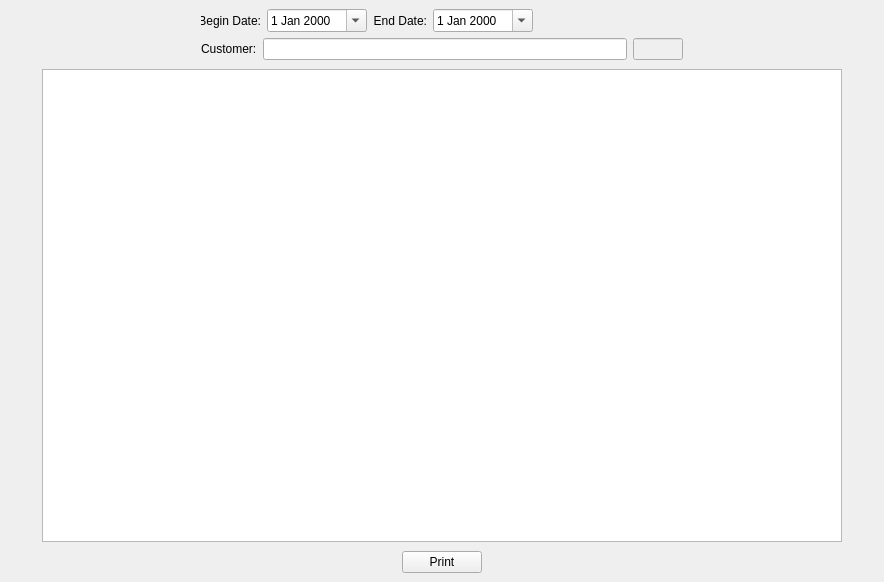
<?xml version="1.0" encoding="UTF-8"?>
<ui version="4.0">
 <class>CustomerLedger</class>
 <widget class="QWidget" name="CustomerLedger">
  <property name="geometry">
   <rect>
    <x>0</x>
    <y>0</y>
    <width>884</width>
    <height>582</height>
   </rect>
  </property>
  <property name="windowTitle">
   <string>Form</string>
  </property>
  <layout class="QHBoxLayout" name="horizontalLayout_7">
   <property name="spacing">
    <number>0</number>
   </property>
   <property name="leftMargin">
    <number>0</number>
   </property>
   <property name="topMargin">
    <number>0</number>
   </property>
   <property name="rightMargin">
    <number>0</number>
   </property>
   <property name="bottomMargin">
    <number>0</number>
   </property>
   <item>
    <spacer name="horizontalSpacer_8">
     <property name="orientation">
      <enum>Qt::Horizontal</enum>
     </property>
     <property name="sizeHint" stdset="0">
      <size>
       <width>39</width>
       <height>20</height>
      </size>
     </property>
    </spacer>
   </item>
   <item>
    <widget class="QFrame" name="frame">
     <property name="enabled">
      <bool>true</bool>
     </property>
     <property name="minimumSize">
      <size>
       <width>800</width>
       <height>0</height>
      </size>
     </property>
     <property name="maximumSize">
      <size>
       <width>802</width>
       <height>16777215</height>
      </size>
     </property>
     <property name="frameShape">
      <enum>QFrame::NoFrame</enum>
     </property>
     <property name="frameShadow">
      <enum>QFrame::Raised</enum>
     </property>
     <layout class="QGridLayout" name="gridLayout_2">
      <property name="leftMargin">
       <number>0</number>
      </property>
      <property name="topMargin">
       <number>0</number>
      </property>
      <property name="rightMargin">
       <number>0</number>
      </property>
      <property name="bottomMargin">
       <number>0</number>
      </property>
      <property name="spacing">
       <number>0</number>
      </property>
      <item row="0" column="0">
       <spacer name="horizontalSpacer_6">
        <property name="orientation">
         <enum>Qt::Horizontal</enum>
        </property>
        <property name="sizeHint" stdset="0">
         <size>
          <width>147</width>
          <height>20</height>
         </size>
        </property>
       </spacer>
      </item>
      <item row="0" column="1">
       <widget class="QFrame" name="frame_3">
        <property name="maximumSize">
         <size>
          <width>500</width>
          <height>16777215</height>
         </size>
        </property>
        <property name="frameShape">
         <enum>QFrame::NoFrame</enum>
        </property>
        <property name="frameShadow">
         <enum>QFrame::Raised</enum>
        </property>
        <layout class="QGridLayout" name="gridLayout">
         <item row="0" column="0" colspan="2">
          <layout class="QHBoxLayout" name="horizontalLayout_5">
           <item>
            <layout class="QHBoxLayout" name="horizontalLayout_2">
             <item>
              <widget class="QLabel" name="label">
               <property name="maximumSize">
                <size>
                 <width>60</width>
                 <height>16777215</height>
                </size>
               </property>
               <property name="text">
                <string>Begin Date:</string>
               </property>
               <property name="alignment">
                <set>Qt::AlignRight|Qt::AlignTrailing|Qt::AlignVCenter</set>
               </property>
              </widget>
             </item>
             <item>
              <widget class="QDateEdit" name="begindate">
               <property name="minimumSize">
                <size>
                 <width>100</width>
                 <height>0</height>
                </size>
               </property>
               <property name="maximumSize">
                <size>
                 <width>100</width>
                 <height>16777215</height>
                </size>
               </property>
               <property name="calendarPopup">
                <bool>true</bool>
               </property>
              </widget>
             </item>
            </layout>
           </item>
           <item>
            <layout class="QHBoxLayout" name="horizontalLayout">
             <item>
              <widget class="QLabel" name="label_2">
               <property name="maximumSize">
                <size>
                 <width>60</width>
                 <height>16777215</height>
                </size>
               </property>
               <property name="text">
                <string>End Date:</string>
               </property>
               <property name="alignment">
                <set>Qt::AlignRight|Qt::AlignTrailing|Qt::AlignVCenter</set>
               </property>
              </widget>
             </item>
             <item>
              <widget class="QDateEdit" name="enddate">
               <property name="minimumSize">
                <size>
                 <width>100</width>
                 <height>0</height>
                </size>
               </property>
               <property name="maximumSize">
                <size>
                 <width>100</width>
                 <height>16777215</height>
                </size>
               </property>
               <property name="calendarPopup">
                <bool>true</bool>
               </property>
              </widget>
             </item>
            </layout>
           </item>
           <item>
            <spacer name="horizontalSpacer_3">
             <property name="orientation">
              <enum>Qt::Horizontal</enum>
             </property>
             <property name="sizeHint" stdset="0">
              <size>
               <width>181</width>
               <height>20</height>
              </size>
             </property>
            </spacer>
           </item>
          </layout>
         </item>
         <item row="1" column="0" colspan="2">
          <layout class="QHBoxLayout" name="horizontalLayout_4">
           <item>
            <widget class="QLabel" name="label_3">
             <property name="maximumSize">
              <size>
               <width>60</width>
               <height>16777215</height>
              </size>
             </property>
             <property name="text">
              <string>Customer:</string>
             </property>
            </widget>
           </item>
           <item>
            <layout class="QHBoxLayout" name="horizontalLayout_3">
             <item>
              <widget class="QLineEdit" name="customername"/>
             </item>
             <item>
              <widget class="QLineEdit" name="customerid">
               <property name="enabled">
                <bool>false</bool>
               </property>
               <property name="maximumSize">
                <size>
                 <width>50</width>
                 <height>16777215</height>
                </size>
               </property>
              </widget>
             </item>
            </layout>
           </item>
          </layout>
         </item>
        </layout>
       </widget>
      </item>
      <item row="0" column="2">
       <spacer name="horizontalSpacer_7">
        <property name="orientation">
         <enum>Qt::Horizontal</enum>
        </property>
        <property name="sizeHint" stdset="0">
         <size>
          <width>147</width>
          <height>20</height>
         </size>
        </property>
       </spacer>
      </item>
      <item row="2" column="0" colspan="3">
       <widget class="QFrame" name="frame_2">
        <property name="maximumSize">
         <size>
          <width>800</width>
          <height>16777215</height>
         </size>
        </property>
        <property name="frameShape">
         <enum>QFrame::NoFrame</enum>
        </property>
        <property name="frameShadow">
         <enum>QFrame::Raised</enum>
        </property>
        <layout class="QHBoxLayout" name="horizontalLayout_6">
         <item>
          <spacer name="horizontalSpacer_4">
           <property name="orientation">
            <enum>Qt::Horizontal</enum>
           </property>
           <property name="sizeHint" stdset="0">
            <size>
             <width>344</width>
             <height>20</height>
            </size>
           </property>
          </spacer>
         </item>
         <item>
          <widget class="QPushButton" name="printButton">
           <property name="text">
            <string>Print</string>
           </property>
          </widget>
         </item>
         <item>
          <spacer name="horizontalSpacer_5">
           <property name="orientation">
            <enum>Qt::Horizontal</enum>
           </property>
           <property name="sizeHint" stdset="0">
            <size>
             <width>343</width>
             <height>20</height>
            </size>
           </property>
          </spacer>
         </item>
        </layout>
       </widget>
      </item>
      <item row="1" column="0" colspan="3">
       <widget class="QTableWidget" name="detailTable">
        <property name="maximumSize">
         <size>
          <width>800</width>
          <height>16777215</height>
         </size>
        </property>
        <property name="focusPolicy">
         <enum>Qt::NoFocus</enum>
        </property>
        <property name="editTriggers">
         <set>QAbstractItemView::NoEditTriggers</set>
        </property>
        <property name="alternatingRowColors">
         <bool>true</bool>
        </property>
        <property name="selectionMode">
         <enum>QAbstractItemView::NoSelection</enum>
        </property>
        <property name="selectionBehavior">
         <enum>QAbstractItemView::SelectRows</enum>
        </property>
        <property name="gridStyle">
         <enum>Qt::SolidLine</enum>
        </property>
        <property name="cornerButtonEnabled">
         <bool>false</bool>
        </property>
        <attribute name="verticalHeaderVisible">
         <bool>false</bool>
        </attribute>
       </widget>
      </item>
     </layout>
    </widget>
   </item>
   <item>
    <spacer name="horizontalSpacer_9">
     <property name="orientation">
      <enum>Qt::Horizontal</enum>
     </property>
     <property name="sizeHint" stdset="0">
      <size>
       <width>39</width>
       <height>20</height>
      </size>
     </property>
    </spacer>
   </item>
  </layout>
 </widget>
 <resources/>
 <connections/>
</ui>
